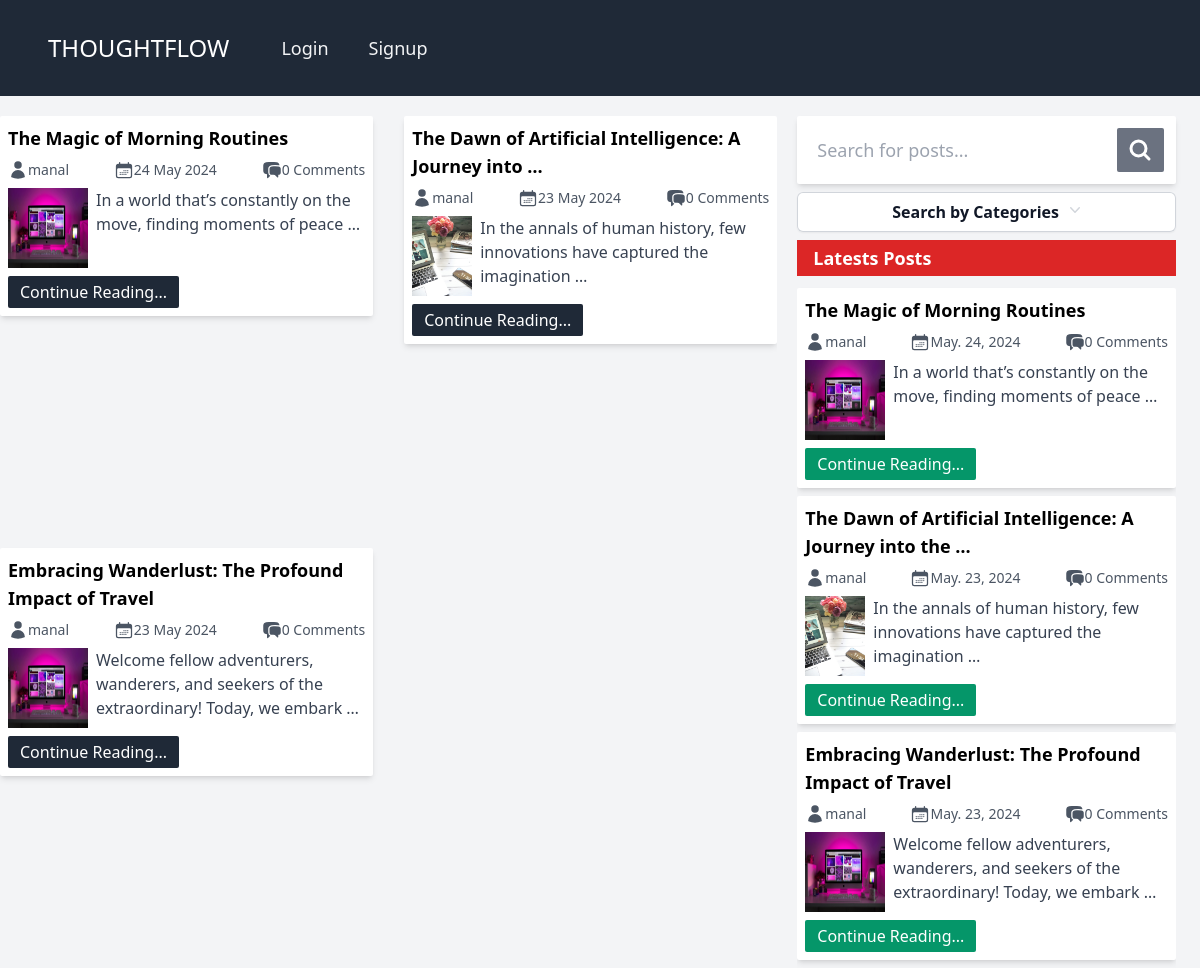
The page / on the database its author committed.
### base/models.py (models this page shows, shortened)
class Post(models.Model):
    id = models.UUIDField(primary_key=True, max_length=15, editable=False, default=uuid.uuid4)
    title = models.CharField(max_length=250)
    slug = models.SlugField(max_length=300, unique_for_date='created',
    null = True, blank=True)
    author = models.ForeignKey(User, on_delete=models.CASCADE)
    body = models.TextField()
    image = models.ImageField(upload_to='bg_img/', default='default_bg_img.jpg')
    category = models.CharField(max_length=100)
    created = models.DateTimeField(auto_now_add=True)
    updated = models.DateTimeField(auto_now=True)
    @property
    def images_url(self):
        if self.image and hasattr(self.image, 'url'):
            return self.image.url
    def get_absolute_url(self):
        return reverse('read_post', args=[str(self.id), self.slug])
    class Meta:
        ordering = ['-created']
        indexes = [models.Index(fields=['created'])]

### base/views.py (the view)
# urls.py: 2. Add a URL to urlpatterns:  path('', views.home, name='home')
def home(request):
    if request.user.is_authenticated:
        filter_query = request.GET.get('search') if request.GET.get('search') != None else ''
        posts = Post.objects.filter(
            Q(title__icontains=filter_query) |
            Q(author__username__icontains=filter_query) |
            Q(category__icontains=filter_query) |
            Q(body__icontains=filter_query)
        )
        recent_posts = Post.objects.all()[0:5]
        profile = Userprofile.objects.get(person=request.user)
        categ = Category.objects.all()
        return render(request, 'index.html', {
            'posts': posts,
            'profile': profile,
            'categ' : categ,
            'recent_posts': recent_posts,
        })
    else:
        filter_query = request.GET.get('search') if request.GET.get('search') != None else ''
        posts = Post.objects.filter(
            Q(title__icontains=filter_query) |
            Q(author__username__icontains=filter_query) |
            Q(category__icontains=filter_query) |
            Q(body__icontains=filter_query)
        )
        categ = Category.objects.all()
        recent_posts = Post.objects.all()[0:5]
        return render(request, 'index.html', {
            'posts': posts,
            'recent_posts': recent_posts,
            'categ': categ,
        })

### base/models.py (called while the page is built)
    def __str__(self) -> str:
        return self.title

### base/templates/index.html (shortened to what this page needs)
{% load static %}
<!DOCTYPE html>
<html lang="en">
  <head>
    <link rel="stylesheet" href="{% static 'style.css' %}" />
  </head>
  <body class="bg-gray-100">
    <nav class="bg-gray-800 p-4">
        <div class="mx-auto max-w-7xl px-4 sm:px-6 lg:px-8">
            <div class="flex h-16 items-center justify-between">
                <div class="flex items-center">
                    <div class="flex-shrink-0">
                        <a class="text-2xl text-white" href="#">THOUGHTFLOW</a>
                    </div>
                    <div class="hidden md:block">
                        <div class="ml-10 flex items-baseline space-x-4">
                            {% if user.is_authenticated %}
                            <a href="create_post.html" class="text-gray-100 hover:bg-gray-700 hover:text-white rounded-md px-3 py-2 text-lg font-medium create-post-btn hover-crayon" aria-current="page">Create Post</a>
                            {% else %}
                            <a href="{% url 'login' %}" class="text-gray-100 hover:bg-gray-700 hover:text-white rounded-md px-3 py-2 text-lg font-medium">Login</a>
                            <a href="{% url 'register' %}" class="text-gray-100 hover:bg-gray-700 hover:text-white rounded-md px-3 py-2 text-lg font-medium">Signup</a>
                            {% endif %}
                        </div>
                    </div>
                </div>
            </div>
        </div>
    </nav>
    <main
      class="mt-5 grid grid-cols-1 md:grid-cols-2 lg:grid-cols-3 gap-5 md:w-[98%] md:h-[80vh]"
    >
      <section
        class="flex justify-between flex-wrap gap-3 col-span-1 lg:col-span-2 md:overflow-y-scroll scrollbar-hide"
      >
        {% for post in posts %}
        <div
          class="w-full h-fit lg:w-[48%] rounded-sm shadow-md bg-white flex flex-col p-2"
        >
          <h2 class="font-semibold text-lg">
            {{ post.title|truncatewords:8 }}
          </h2>
          <div class="w-full py-2 text-sm text-gray-600 flex justify-between">
            <div class="flex">
              <a href="{% url 'profile' post.author.username post.author.id%}"
                >{{ post.author }}</a
              >
            </div>
            <div class="flex">
              <p>{{ post.created|date:"d M Y" }}</p>
            </div>
            <div class="flex">
              <p>{{ post.comments.count }} Comments</p>
            </div>
          </div>
          <div class="w-full flex gap-2 justify-between">
            <img
              class="w-20 h-20"
              src="{{post.images_url|default_if_none:'images/bg_img/default_bg_img.jpg'}}"
              alt=""
              srcset=""
            />
            <p class="text-left text-gray-700">
              {{ post.body|truncatewords:12 }}
            </p>
          </div>
          <a
            href="{{ post.get_absolute_url }}"
            class="w-fit mt-2 text-white bg-gray-800 px-3 py-1 rounded-sm"
            >Continue Reading...</a
          >
        </div>
        {% empty %}
        <h1 class="text-red-500 font-bold text-5xl">
          No posts found in this category..
        </h1>
        {% endfor %}
      </section>
      <section class="order-first md:order-last flex flex-col">
        <form
          class="bg-white p-3 rounded-sm flex justify-between gap-1 shadow-md"
          action=""
          method="get"
        >
          <input
            type="text"
            required
            name="search"
            class="w-full p-2 rounded-lg focus:outline-gray-200 text-lg"
            placeholder="Search for posts..."
          />
          <button
            type="submit"
            class="bg-gray-500 w-14 flex justify-center items-center rounded-sm text-white"
          >
            <svg
              xmlns="http://www.w3.org/2000/svg"
              fill="none"
              viewBox="0 0 24 24"
              stroke-width="3.0"
              stroke="currentColor"
              class="w-6 h-6"
            >
              <path
                stroke-linecap="round"
                stroke-linejoin="round"
                d="M21 21l-5.197-5.197m0 0A7.5 7.5 0 105.196 5.196a7.5 7.5 0 0010.607 10.607z"
              />
            </svg>
          </button>
        </form>
        <div class="my-2 relative float-right inline-block text-left">
          <div>
            <button
              type="button"
              class="inline-flex w-full justify-center gap-x-1.5 rounded-md bg-white px-3 py-2 text-md font-semibold text-gray-900 shadow-sm ring-1 ring-inset ring-gray-300 hover:bg-gray-50"
              id="categories-menu-button"
              aria-expanded="true"
              aria-haspopup="true"
            >
              Search by Categories
              <svg
                class="-mr-1 h-5 w-5 text-gray-300"
                viewBox="0 0 20 20"
                fill="currentColor"
                aria-hidden="true"
              >
                <path
                  fill-rule="evenodd"
                  d="M5.23 7.21a.75.75 0 011.06.02L10 11.168l3.71-3.938a.75.75 0 111.08 1.04l-4.25 4.5a.75.75 0 01-1.08 0l-4.25-4.5a.75.75 0 01.02-1.06z"
                  clip-rule="evenodd"
                />
              </svg>
            </button>
          </div>
        </div>
        <div class="hidden md:flex flex-col relative">
          <h1
            class="bg-red-600 text-lg font-bold px-4 mb-1 py-1 text-white capitalize"
          >
            Latests Posts
          </h1>
          <div class="lg:h-[55vh] overflow-y-scroll scrollbar-hide">
            {% for post in recent_posts %}
            <div
              class="w-full my-2 h-fit rounded-sm shadow-md bg-white flex flex-col p-2"
            >
              <h2 class="font-semibold text-lg">
                {{ post.title|truncatewords:9 }}
              </h2>
              <div
                class="w-full py-2 text-sm text-gray-600 flex justify-between"
              >
                <div class="flex">
                  <a
                    href="{% url 'profile' post.author.username post.author.id %}"
                    >{{ post.author }}</a
                  >
                </div>
                <div class="flex">
                  <p>{{ post.created|date:"M. d, Y" }}</p>
                </div>
                <div class="flex">
                  <p>{{ post.comments.count }} Comments</p>
                </div>
              </div>
              <div class="w-full flex gap-2 justify-between">
                <img
                  class="w-20 h-20"
                  src="{{post.images_url|default_if_none:'images/bg_img/default_bg_img.jpg'}}"
                  alt=""
                  srcset=""
                />
                <p class="text-left text-gray-700">
                  {{ post.body|truncatewords:12 }}
                </p>
              </div>
              <a
                href="{{ post.get_absolute_url }}"
                class="w-fit mt-2 text-white bg-emerald-600 px-3 py-1 rounded-sm"
                >Continue Reading...</a
              >
            </div>
            {% endfor %}
          </div>
        </div>
      </section>
    </main>
  </body>
</html>

### rows shown on the page
Post: title "The Magic of Morning Routines", author "manal", created "24 May 2024", comments.count "0", images_url (placeholder picture), body "In a world that’s constantly on the move, finding moments of peace …", created "May. 24, 2024"
Post: title "The Dawn of Artificial Intelligence: A Journey into …", author "manal", created "23 May 2024", comments.count "0", images_url (picture), body "In the annals of human history, few innovations have captured the imagination …", title "The Dawn of Artificial Intelligence: A Journey into the …", created "May. 23, 2024"
Post: title "Embracing Wanderlust: The Profound Impact of Travel", author "manal", created "23 May 2024", comments.count "0", images_url (placeholder picture), body "Welcome fellow adventurers, wanderers, and seekers of the extraordinary! Today, we embark …", created "May. 23, 2024"
